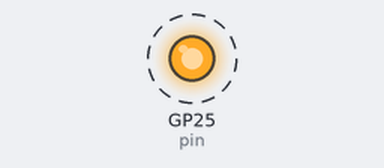
Bench run of a program on a simulated Raspberry Pi Pico running MicroPython. Parts: output pins drawn as LEDs (lit = HIGH). Dashed ring = blinking.

Above: at 0.5 s.
Timing chart, 0 to 4.6 s (numbered marks = the images above):
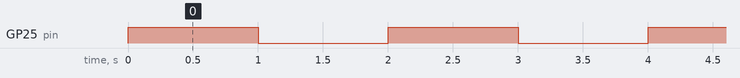

The program:

pico-hello-world.py
```python
from machine import Pin # type: ignore
from time import sleep

pin = Pin("LED", Pin.OUT)

while True:
    try:
        pin.toggle()
        sleep(1) # sleep 1sec
    except KeyboardInterrupt:
        break
pin.off()
print("Finished.")
```

Measured:
- by itself, GP25 (pin): alternates HIGH for 1.0 s and LOW for 1.0 s
